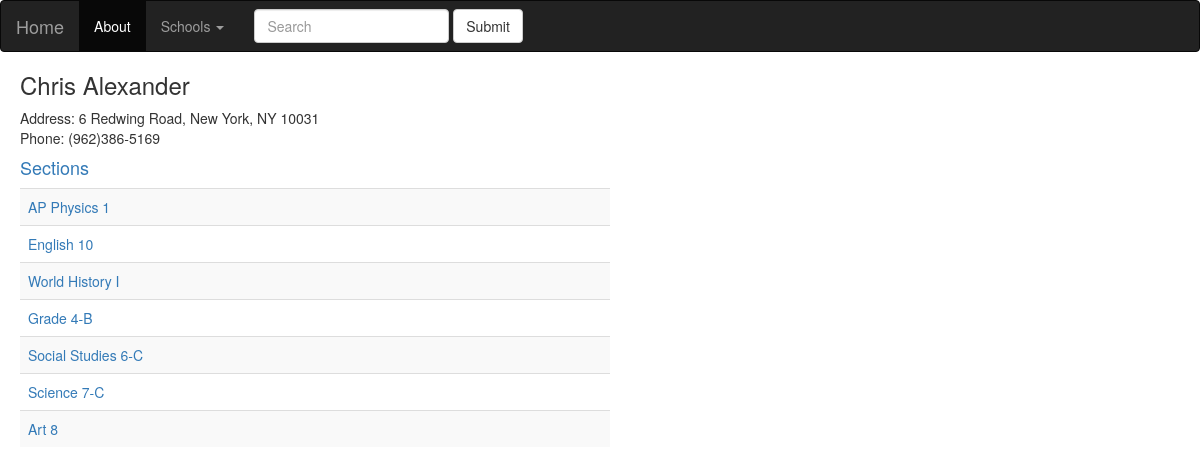
The page /districts/1/schools/1/students/6/ on the database as committed earlier.
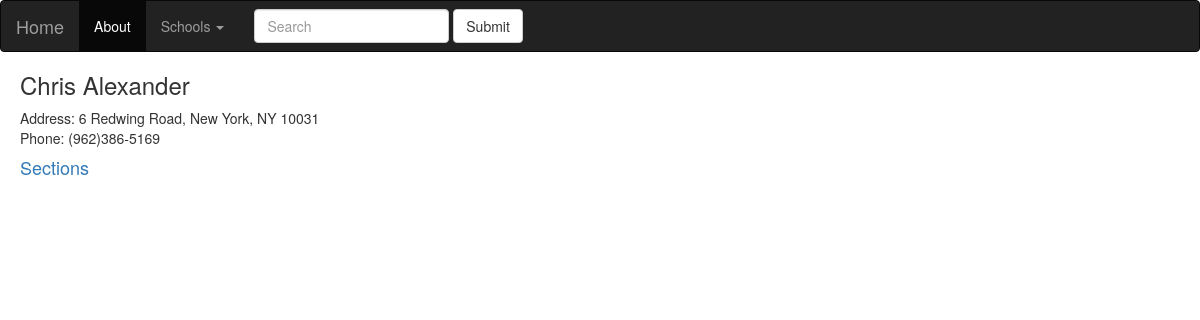
The same page on the database as committed later.
### database_setup.py (models this page shows, shortened)
class Section(Base):
    __tablename__ = 'section'
    id = Column(Integer, primary_key=True)
    name = Column(String(40), nullable=False)
    school_id = Column(Integer, ForeignKey('school.id'))
    school = relationship(School)
    teacher_id = Column(Integer, ForeignKey('teacher.id'))
    teacher = relationship(Teacher)
    students = relationship('Student', secondary='enrollment')

### schools.py (the view)
@app.route('/districts/<int:district_id>/schools/<int:school_id>/students/<int:student_id>/')
def showStudent(district_id, school_id, student_id):
    student = session.query(Student).filter_by(id=student_id).one()
    sections = student.sections
    return render_template('student.html',
                           district_id=district_id,
                           school_id=school_id,
                           student=student,
                           sections=sections)

### templates/student.html (shortened to what this page needs)
{% extends "base.html" %}
{% block content %}
<h3>{{student.first_name}} {{student.last_name}}</h3>
<p>Address: {{student.address}}, {{student.city}}, {{student.state}} {{student.zip}}<br>
Phone: {{student.phone}}</p>
<h4>Sections</h4>
<table class="table table-striped" style="width:50%">
{% for section in sections %}
<tr>
	<td><a href='{{url_for('showSection', district_id=district_id, school_id=school_id, section_id=section.id)}}'>{{section.name}}</a></td>
</tr>
{% endfor %}
</table>
{% endblock %}

Rows that differ between the two databases and show on the page:
no longer on this page (row edited): Section: name "AP Physics 1"
no longer on this page (row edited): Section: name "English 10"
no longer on this page (row edited): Section: name "World History I"
no longer on this page (row edited): Section: name "Grade 4-B"
no longer on this page (row edited): Section: name "Social Studies 6-C"
no longer on this page (row edited): Section: name "Science 7-C"
no longer on this page (row edited): Section: name "Art 8"
